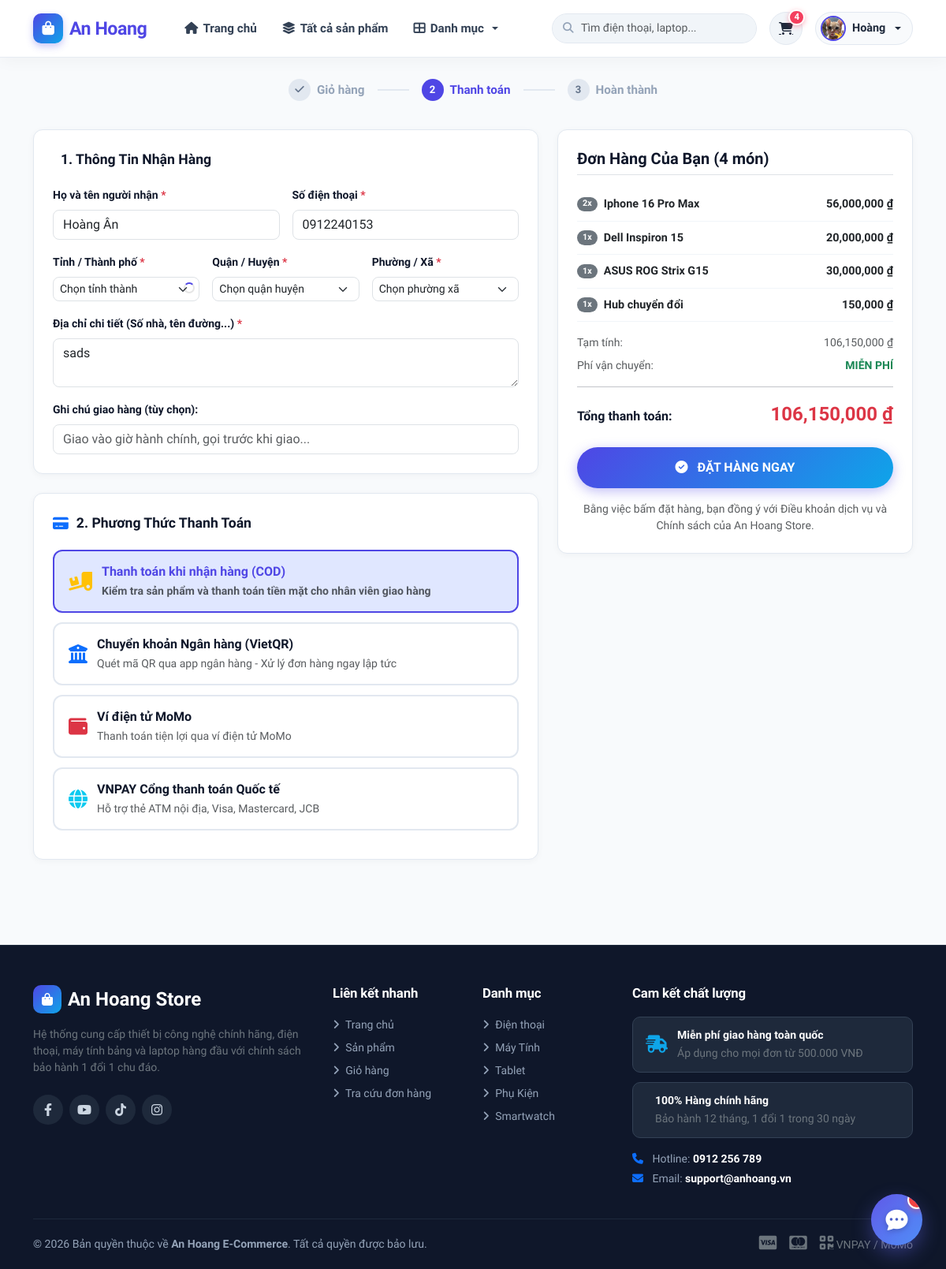
The app's page /checkout/ (signed in), older data.
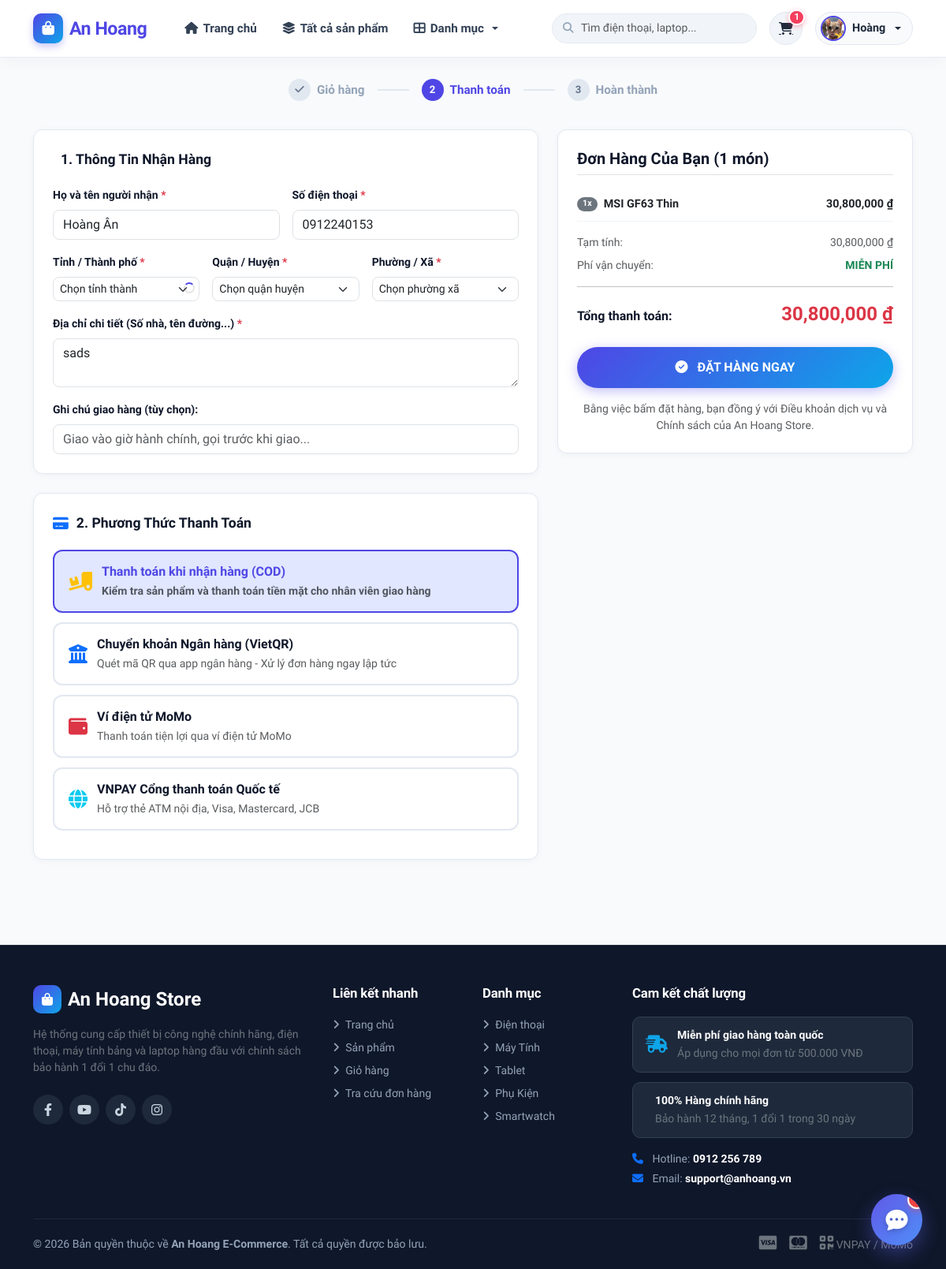
The same page, newer data.
### store/models.py (models this page shows, shortened)
class CartItem(models.Model):
    user = models.ForeignKey(User, on_delete=models.CASCADE)
    product = models.ForeignKey(Product, on_delete=models.CASCADE)
    quantity = models.PositiveIntegerField(default=1)
    color = models.ForeignKey(Color, on_delete=models.SET_NULL, null=True, blank=True)
    created_at = models.DateTimeField(auto_now_add=True)
    def get_unit_price(self):
        return self.product.discount_price if self.product.has_discount else self.product.price
    def subtotal(self):
        return self.get_unit_price() * self.quantity

class Product(models.Model):
    name = models.CharField(max_length=200)
    description = models.TextField(blank=True, null=True)
    price = models.DecimalField(max_digits=10, decimal_places=0)
    discount_percent = models.IntegerField(default=0, blank=True, help_text="Phần trăm giảm giá từ 0-100")
    category = models.ForeignKey(Category, on_delete=models.CASCADE)
    image = models.ImageField(upload_to='products/', blank=True, null=True)
    colors = models.ManyToManyField(Color, blank=True, related_name='products')
    @property
    def has_discount(self):
        return self.discount_percent is not None and self.discount_percent > 0
    @property
    def discount_price(self):
        if not self.has_discount:
            return self.price
        discount_amount = (self.price * self.discount_percent) / 100
        return self.price - discount_amount

class Category(models.Model):
    name = models.CharField(max_length=100)

### store/views.py (the view)
# urls.py: path('checkout/', views.checkout_form_view, name='checkout'),
@login_required
def checkout_form_view(request):
    items = CartItem.objects.filter(user=request.user)
    if not items.exists():
        messages.warning(request, "Giỏ hàng của bạn đang trống! Vui lòng chọn sản phẩm trước khi thanh toán.")
        return redirect('cart')
    if request.method == 'POST':
        form = CheckoutForm(request.POST)
        if form.is_valid():
            try:
                prov_val = form.cleaned_data.get('province') or request.POST.get('province', '')
                prov_text = form.cleaned_data.get('province_text') or request.POST.get('province_text', '')
                dist_val = form.cleaned_data.get('district') or request.POST.get('district', '')
                dist_text = form.cleaned_data.get('district_text') or request.POST.get('district_text', '')
                ward_val = form.cleaned_data.get('ward') or request.POST.get('ward', '')
                ward_text = form.cleaned_data.get('ward_text') or request.POST.get('ward_text', '')
                province_obj = None
                if prov_val and prov_val.isdigit():
                    province_obj = Province.objects.filter(id=int(prov_val)).first()
                if not province_obj and prov_text:
                    province_obj = Province.objects.filter(name__icontains=prov_text).first()
                district_obj = None
                if dist_val and dist_val.isdigit():
                    district_obj = District.objects.filter(id=int(dist_val)).first()
                if not district_obj and dist_text:
                    district_obj = District.objects.filter(name__icontains=dist_text).first()
                ward_obj = None
                if ward_val and ward_val.isdigit():
                    ward_obj = Ward.objects.filter(id=int(ward_val)).first()
                if not ward_obj and ward_text:
                    ward_obj = Ward.objects.filter(name__icontains=ward_text).first()
                order = Order(
                    user=request.user,
                    full_name=form.cleaned_data['full_name'],
                    phone=form.cleaned_data['phone'],
                    address=form.cleaned_data['address'],
                    province=province_obj,
                    district=district_obj,
                    ward=ward_obj,
                    city=prov_text or (province_obj.name if province_obj else ''),
                    district_name=dist_text or (district_obj.name if district_obj else ''),
                    ward_name=ward_text or (ward_obj.name if ward_obj else ''),
                    note=form.cleaned_data.get('note', ''),
                    payment_method=form.cleaned_data.get('payment_method') or 'cod',
                    total=sum(item.subtotal() for item in items)
                )
                order.save()  # Lưu đơn hàng vào cơ sở dữ liệu
                for item in items:
                    OrderItem.objects.create(
                        order=order,
                        product=item.product,
                        quantity=item.quantity,
                        price=item.get_unit_price()
                    )
                items.delete()
                messages.success(request, f"🎉 Đặt hàng thành công! Mã đơn hàng của bạn là #{order.id}. Quản trị viên đã nhận được đơn hàng.")
                return redirect('order_detail', order_id=order.id)
            except Exception as e:
                messages.error(request, f"Có lỗi xảy ra khi tạo đơn hàng: {str(e)}")
        else:
            for field, errs in form.errors.items():
                for err in errs:
                    messages.error(request, f"Lỗi {field}: {err}")
    else:
        form = CheckoutForm()
    return render(request, 'store/checkout_form.html', {
        'form': form,
        'cart_items': items,
        'total_price': sum(item.subtotal() for item in items)
    })

### store/templates/store/checkout_form.html (shortened to what the changed rows need)
{% extends 'base.html' %}
{% load static humanize %}
{% block content %}
<div class="container py-4">
    <form method="post" action="{% url 'checkout' %}" id="checkout-form">
        <div class="row g-4">
            <div class="col-lg-5">
                <div class="checkout-summary-card">
                    <h5 class="fw-bold mb-3 pb-2 border-bottom">Đơn Hàng Của Bạn ({{ cart_items|length }} món)</h5>
                    <div class="mb-3" style="max-height: 260px; overflow-y: auto;">
                        {% for item in cart_items %}
                        <div class="checkout-summary-item">
                            <div class="d-flex align-items-center gap-2">
                                <span class="badge bg-secondary rounded-pill">{{ item.quantity }}x</span>
                                <span class="text-dark fw-semibold text-truncate" style="max-width: 180px;" title="{{ item.product.name }}">
                                    {{ item.product.name }}
                                </span>
                            </div>
                            <span class="fw-bold text-dark">{{ item.subtotal|intcomma }} ₫</span>
                        </div>
                        {% endfor %}
                    </div>
                    <div class="d-flex justify-content-between mb-2 small text-muted">
                        <span>Tạm tính:</span>
                        <span>{{ total_price|intcomma }} ₫</span>
                    </div>
                    <div class="d-flex justify-content-between mb-2 small text-muted">
                        <span>Phí vận chuyển:</span>
                        <span class="text-success fw-bold">MIỄN PHÍ</span>
                    </div>
                    <hr>
                    <div class="d-flex justify-content-between align-items-baseline mb-4">
                        <span class="fw-bold">Tổng thanh toán:</span>
                        <span class="fs-4 fw-bold text-danger">{{ total_price|intcomma }} ₫</span>
                    </div>
                    <button type="submit" class="checkout-btn" id="submitOrderBtn">
                        <i class="fas fa-circle-check me-2"></i> ĐẶT HÀNG NGAY
                    </button>
                    <div class="text-center small text-muted mt-3">
                        Bằng việc bấm đặt hàng, bạn đồng ý với Điều khoản dịch vụ và Chính sách của An Hoang Store.
                    </div>
                </div>
            </div>
        </div>
    </form>
</div>
{% endblock %}

### templates/base.html (shortened to what the changed rows need)
<!DOCTYPE html>
<html lang="vi">
<head>
    <link rel="stylesheet" href="https://cdnjs.cloudflare.com/ajax/libs/font-awesome/6.4.0/css/all.min.css">
    <link href="https://cdn.jsdelivr.net/npm/bootstrap@5.3.0/dist/css/bootstrap.min.css" rel="stylesheet">
</head>
<body>
    <nav class="navbar navbar-expand-lg fixed-top">
        <div class="container">
            <div class="collapse navbar-collapse" id="navbarMain">
                <div class="d-flex align-items-center gap-3">
                    <a href="{% url 'cart' %}" class="cart-icon-btn" title="Giỏ hàng của bạn">
                        <i class="fas fa-cart-shopping"></i>
                        <span class="cart-badge" id="cartCountBadge" style="{% if not cart_items_count or cart_items_count == 0 %}display:none;{% endif %}">
                            {{ cart_items_count|default:0 }}
                        </span>
                    </a>
                </div>
            </div>
        </div>
    </nav>
    <main>
        {% block content %}{% endblock %}
    </main>
    {% include 'store/chat_bubble.html' %}
    <footer>
        <div class="container">
            <div class="row g-4">
                <div class="col-lg-2 col-md-6 col-6">
                    <ul class="list-unstyled small d-flex flex-column gap-2">
                        {% for cat in nav_categories|slice:":5" %}
                        <li><a href="{% url 'product_list' %}?category={{ cat.id }}"><i class="fas fa-angle-right me-1"></i> {{ cat.name }}</a></li>
                        {% endfor %}
                    </ul>
                </div>
            </div>
        </div>
    </footer>
</body>
</html>

Row changes from the older to the newer data that the page shows:
removed CartItem: quantity "2", product.name "Iphone 16 Pro Max", subtotal "56,000,000"
removed CartItem: quantity "1", product.name "Dell Inspiron 15", subtotal "20,000,000"
removed CartItem: quantity "1", product.name "ASUS ROG Strix G15", subtotal "30,000,000"
removed CartItem: quantity "1", product.name "Hub chuyển đổi", subtotal "150,000"
added CartItem: quantity "1", product.name "MSI GF63 Thin", subtotal "30,800,000"
Text that changed along with them:
{{ cart_items_count|default:0 }}: "4" → "1"
{{ cart_items|length }}: "4" → "1"
{{ total_price|intcomma }}: "106,150,000" → "30,800,000"
